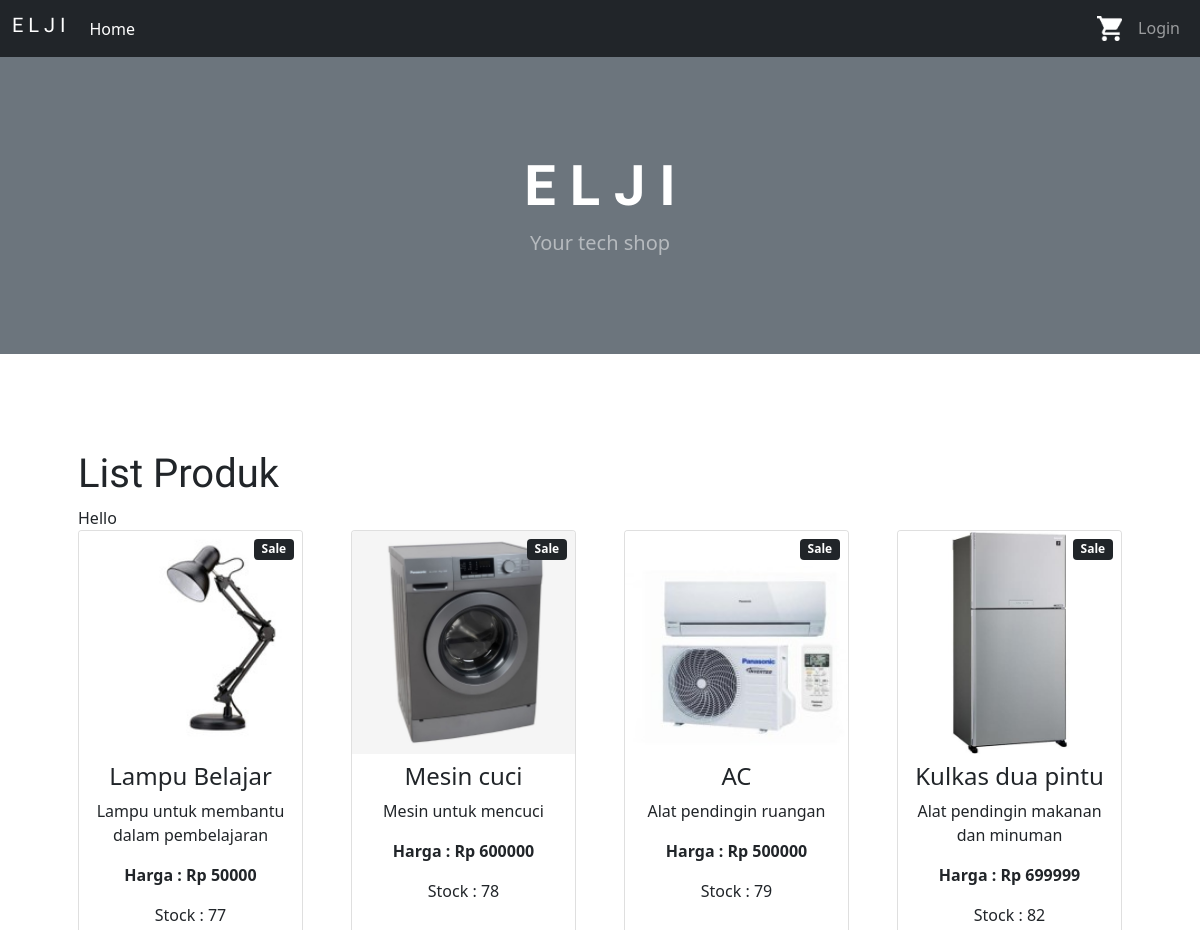
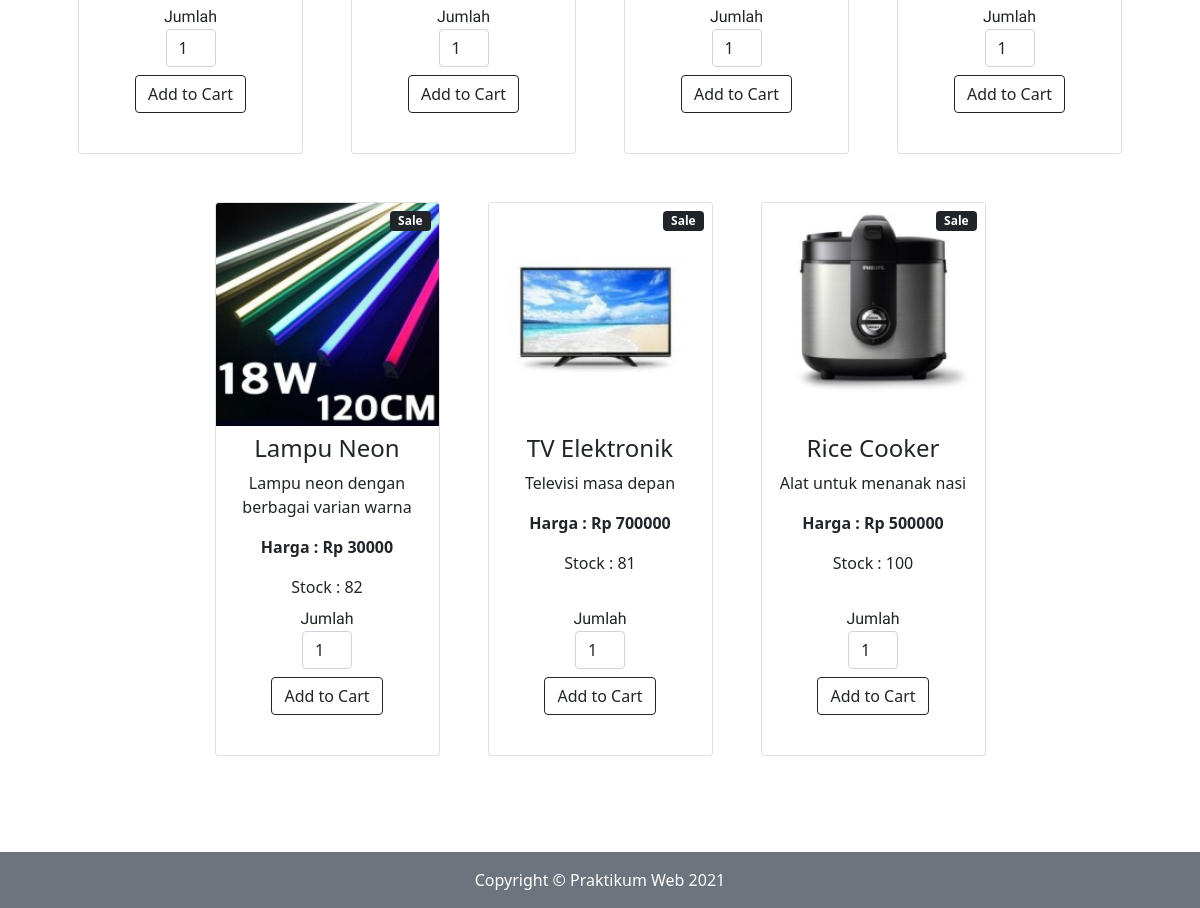
The page /public/index.php on the database its author committed (2 pictures, top to bottom).
### tables this page shows
CREATE TABLE `product` (
  `id` int(5) NOT NULL,
  `name` varchar(100) NOT NULL,
  `description` text NOT NULL,
  `price` bigint(20) NOT NULL,
  `stock` int(11) DEFAULT NULL,
  `image_path` varchar(1024) NOT NULL,
  `created_at` timestamp NOT NULL DEFAULT current_timestamp(),
  `updated_at` datetime NOT NULL DEFAULT current_timestamp() ON UPDATE current_timestamp()
);

### app/core/Controller.php (called while the page is built, shortened)
<?php
class Controller{
	public function view($view , $data = []){
		require_once '../app/views/' . $view . '.php';
	}
	public function model($model){
		return new $model;
	}
}
 ?>

### app/controllers/Home.php (called while the page is built, shortened)
<?php
class Home extends Controller{
	public function index(){
		$data['judul'] = 'Home';
		$data['produk'] = $this->model('produk_model')->getAllProduct();
		$this->view('templates/header' , $data);
		$this->view('templates/navbar');
		$this->view('home/index',$data);
		$this->view('templates/copyright');
		$this->view('templates/footer');
	}
}

### app/core/App.php (called while the page is built, shortened)
<?php
class App{
	protected $method = 'index';
	protected $params = [];
	public function __construct(){
		$this->controller = new $this->controller;
		call_user_func_array([$this->controller , $this->method], $this->params);
	}
}
 ?>

### public/index.php (called while the page is built, shortened)
<?php
	$app = new App;
 ?>

### app/core/database.php (called while the page is built, shortened)
<?php
class database{
	private $db_name = DB_NAME;
	private $host = DB_HOST;
	private $pass = DB_PASS;
	private $user = DB_USER;
	private $dbh;
	private $stmt;
		public function __construct(){
			$dsn = "mysql:host=$this->host;dbname=$this->db_name";
			$option = [
				PDO::ATTR_PERSISTENT => true ,
				PDO::ATTR_ERRMODE => PDO::ERRMODE_EXCEPTION
			];
			try{
				$this->dbh = new PDO($dsn , $this->user , $this->pass, $option);
			} catch(PDOException $e){
				die($e->getMessage());
			}
		}
		public function query($query){
			$this->stmt = $this->dbh->prepare($query);
		}
		public function execute(){
			$this->stmt->execute();
		}
		public function resultSet(){
			$this->execute();
			return $this->stmt->fetchAll(PDO::FETCH_ASSOC);
		}
}
 ?>

### app/models/produk_model.php (called while the page is built, shortened)
<?php
class produk_model extends Controller{
	private $db;
	public function __construct(){
		$this->db = new database;
	}
	public function getAllProduct(){
		$this->db->query("SELECT * FROM product");
		return $this->db->resultSet();
	}
}

### app/views/home/index.php (the view, shortened to what this page needs)
<header class="bg-secondary py-5">
	<div class="container mx-auto my-5">
		<div class="text-center text-white">
			<h1 class="display-4 fw-bolder">E L J I</h1>
			<p class="lead fw-normal text-white-50 mb-0">Your tech shop</p>
		</div>
	</div>
</header>
<section class="py-5">
		<div class="container px-4 px-lg-5 mt-5">
			<h1>List Produk</h1>
			<?php flasher::flash();echo 'Hello'; ?>
			<div class="row gx-4 gx-lg-5 row-cols-2 row-cols-md-3 row-cols-xl-4 justify-content-center">
			<?php foreach ($data['produk'] as $produk) : ?>
				<div class="col-md mb-5">
          			<div class="card h-100">
          				<div class="badge bg-dark text-white position-absolute" style="top: 0.5rem; right: 0.5rem">Sale</div>
            			<img class="card-img-top" src="<?php echo($produk["image_path"]); ?>">
            			<div class="card-body p-2">
            				<div class="text-center">
            					<h4><?php echo($produk["name"]); ?> </h4>
	             				<p class="card-text"><?php echo($produk["description"]);  ?> </p>
	             				<p class="card-text font-weight-bold" style="font-weight: bold ">Harga : Rp <?php echo($produk["price"]);  ?> </p>
	             				<p class="card-text">Stock : <?php echo($produk["stock"]);  ?> </p>
            				</div>
            			</div>
            			<div class="card-footer p-4 pt-0 border-top-0 bg-transparent">
							<form action="cart.php" method="post" class="text-center">
								<label for="quantity">Jumlah</label>
								<input type="text" name="quantity" value="1" class="form-control mx-auto mb-2" style="width: 50px;" />
								<input type="submit" name="add_to_cart"class="btn btn-outline-dark mt-auto" value="Add to Cart"/>
							</form>
						</div>
          			</div>
        		</div>
			<?php endforeach;  ?>
			</div>
		</div>
	</section>

### app/views/templates/header.php (shortened to what this page needs)
<html lang="en">
<head>
  <link href="https://cdn.jsdelivr.net/npm/bootstrap@5.0.2/dist/css/bootstrap.min.css" rel="stylesheet">
</head>
<body>

### app/views/templates/navbar.php (shortened to what this page needs)
<nav class="navbar navbar-expand-lg navbar-dark bg-dark">
    <div class="container-fluid">
      <h2><a class="navbar-brand" href="<?php BASEURL; ?>">E L J I</a></h2>
      <div class="navbar-nav">
        <a class="nav-link active" aria-current="page" href="<?php BASEURL; ?>home">Home</a>
      </div>
      <div class="collapse navbar-collapse" id="navbarNavAltMarkup">
        <div class="navbar-nav ms-auto">
          <a class="nav-item nav-link " href="cart.php"><img src="img/cart.png" width="25px" height="25px"alt=""></a>
          <?php if(isset($_SESSION["login"])): ?>
            <a class="nav-item nav-link " href="<?php BASEURL; ?>home/logout">Logout</a>
          <?php else : ?>
            <a class="nav-item nav-link " href="<?php BASEURL; ?>login">Login</a>
          <?php endif; ?>
        </div>
      </div>
    </div>
  </nav>

### app/views/templates/copyright.php
<footer class="py-3 bg-secondary">
	<div class="container"><p class="m-0 text-center text-white">Copyright &copy; Praktikum Web 2021</p></div>
</footer>

### app/views/templates/footer.php (shortened to what this page needs)
</body>
</html>

### app/views/templates/header.php (style rules this page uses)
body { animation: color 5s linear 0s infinite alternate running; }
h2 { font-family: 'Secular One', sans-serif; }
h1 { font-family: 'Secular One', sans-serif; }
label { font-family: 'Secular One', sans-serif; }

### rows shown on the page
product: image_path (picture), name "Lampu Belajar", description "Lampu untuk membantu dalam pembelajaran", price "50000", stock "77"
product: image_path (picture), name "Mesin cuci", description "Mesin untuk mencuci", price "600000", stock "78"
product: image_path (picture), name "AC", description "Alat pendingin ruangan", price "500000", stock "79"
product: image_path (picture), name "Kulkas dua pintu", description "Alat pendingin makanan dan minuman", price "699999", stock "82"
product: image_path (picture), name "Lampu Neon", description "Lampu neon dengan berbagai varian warna", price "30000", stock "82"
product: image_path (picture), name "TV Elektronik", description "Televisi masa depan", price "700000", stock "81"
product: image_path (picture), name "Rice Cooker", description "Alat untuk menanak nasi", price "500000", stock "100"
